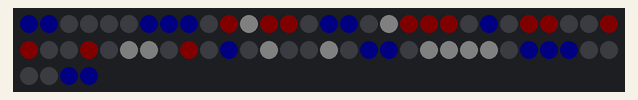
Recording of a sketch running on a simulated Arduino Uno, built with avr-gcc and run on an emulated ATmega328P. Parts: 64 RGB LEDs in strip order, left to right, continuing on the next row. Dim RGB values are drawn brighter than linear.

Above: at 0.1 s.
At 0.6 s:
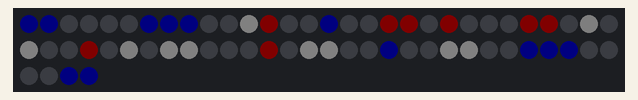
At 1.6 s:
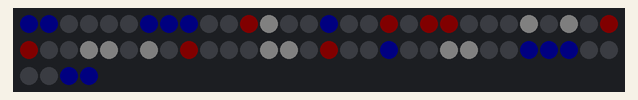

Measured:
- by itself, everything shown: repeats every 3.0 s, in 6 steps
- what the display in image 1 shows lasts 0.5 s, from 0.5 s to 1.0 s

The sketch:

Frame_animation.ino
```cpp
#include <Adafruit_NeoPixel.h>
#include "frames.h"

Adafruit_NeoPixel strip(64, 6);

int colors[9][3]{
  {0,0,0},
  {255,0,0},
  {255,255,255},
  {200,200,200},
  {0,0,255},
  {0,0,150},
  {150,0,0},
  {150,150,150},
  {200,200,0},
};

int whichFrame = 0;


void setup() {
strip.begin();
strip.clear();
strip.setBrightness(5);
}


void loop() {
 for(int i = 0; i <strip.numPixels(); i++){
    int whichColor = animation[whichFrame][i];

   int red = colors[whichColor][0];
   int green = colors[whichColor][1];
   int blue = colors[whichColor][2];
   strip.setPixelColor(i,red,green,blue);
 }
 strip.show();

 whichFrame = (whichFrame +1) %6;

 delay(500);

}
```

Source omitted: frames.h (data table, 1090 bytes)
